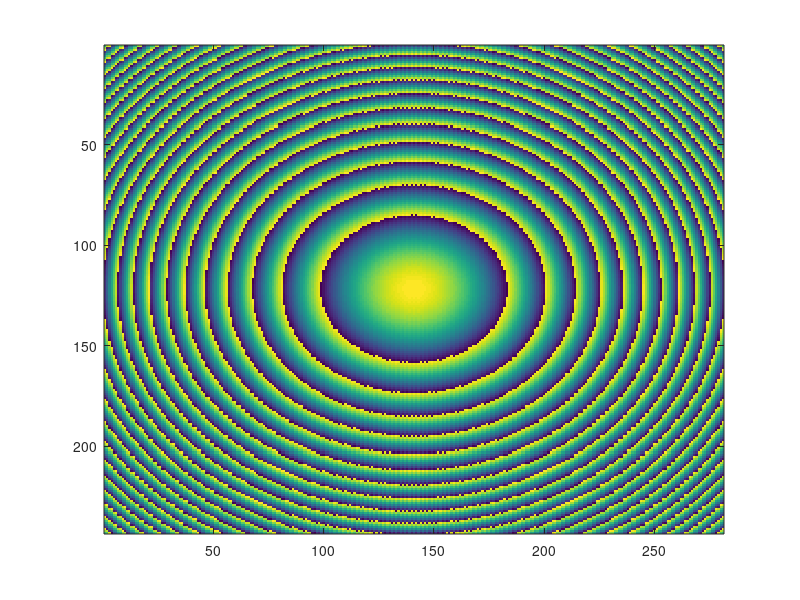
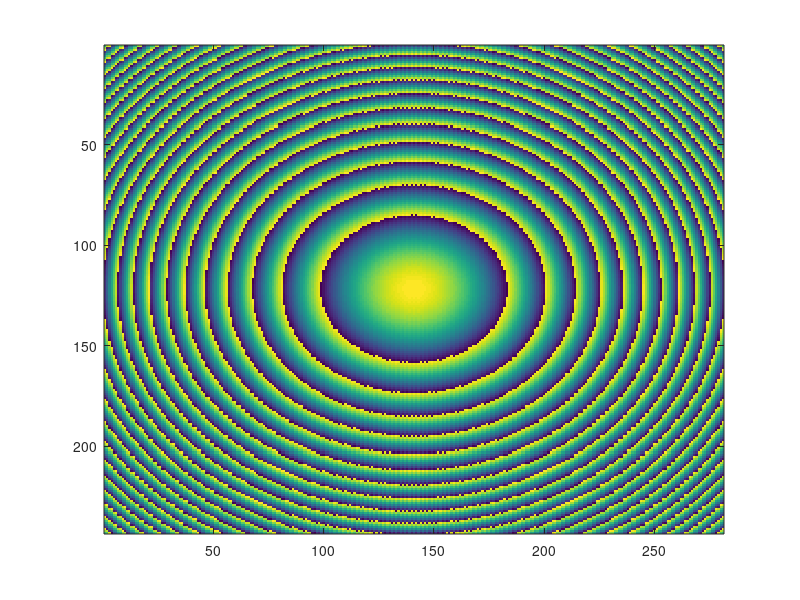

The MATLAB source for these figures, in order:
close all;
clear all;
clc;

tic

%% The start of the phase map code
                Vortex = 0;
                Px=0.41; %period in x in um (distance between pillar centres)
                
                Py=((Px).*sqrt(3))./2; %period in y in um, for a honeycomb arrangement, change to just Px for square grid

                f=200;    %focal length in um

                pix=100;  %aperture or lens diameter size in um
                
                lambda = 0.561;    %this is the wavelength in um for the equation                
                lam = lambda.*1000;
                
                NA = pix./(2.*f);
                
                fprintf('The focal length is %dum \n',f)
                fprintf('The lens size/diameter is %dum \n',pix)
                fprintf('The wavelength is %dnm \n',lam)
                fprintf('The Numerical Aperture is is %.2f \n',NA)
 %%                              
                sizes =importdata('10_SiNx_Pillars_561nm.txt');     %this is where you input the data file from CST with your pillar and corresponding phase values
%                 sizes = sizes(:,1)

                FileName = sprintf('VortexLens_d%dum_f%dum_%dnm_%.2fNA_l1', pix,f,lam,NA);        %the file name, can modify to be based on date, time etc
                [status, msg, msgID] = mkdir(FileName)
                
 %% Produces the number of pixels within the lens size, and checks if odd or even              
Rx = single((pix - (mod(pix,Px)))/Px);      %mod returns remainder after division, so Rx divides the aperture up into an integer number of pixels, Px

if mod(Rx,2) ~= 0           %if remainder of Rx,2 is not zero, i.e. odd number, subtract 1
    
    Rx = Rx - 1;            %fixes the issue where you have an even number of pixels, helpful for calculating only quarter of a lens to speed up
    
end

Ry = single((pix - (mod(pix,Py)))/Py);

if mod(Ry,2) ~= 0
        
    Ry = Ry - 1;                %same as above for Y direction   
    
end
%% generates 2D meshgrids for X,Y coordinates and corresponding phase based on vectors on Rx and Ry

x1 = linspace((-Rx./2).*Px,(Rx./2).*Px,Rx+1);       %makes a vector x1 with evenly spaced coordinates based on Rx
y1 = linspace((-Ry./2).*Py,(Ry./2).*Py,Ry+1);       %same but for Ry
sx = length(x1);                                    %checks size of x1
sy = length(y1);                                    %checks size of y1

Xcoord = (zeros(sx,sy));                            %makes a matrix that is sx*sy in size, which is 1 larger than Rx, as needs to contain "zeroth" pixel
Ycoord = (zeros(sx,sy));
phi  = (zeros(sx,sy));
Phi_Vortex = phi;

time1 = toc

%% Chooses values for x and y, to put into lens equation, and looks if honeycomb pattern, wraps phase as fraction of 1

for i = 1:sx   
    for j = 1:sy                                                          %make triangular lattice, for x row, based on if odd or even y value
        if mod(j,2) ~= 0                    % if j is even, do stuff
            x = x1(i);
            y = y1(j);
        else                                % if j is odd, do stuff
            x = x1(i) + Px./2;  
            y = y1(j);
        end        
        Xcoord(i,j) = x;    %these are for the output x and y coordinates in the text file
        Xcoord(i,j) = Xcoord(i,j);   %TRY AND CUT AWAY VALUES THAT GO OVER THE BORDER OF THE LENS SIZE (EVERY ODD COLUMN)
        Ycoord(i,j) = y;
    end       
end       
    phi = (-((2*pi./lambda).* ((sqrt( (f*f)+((Xcoord.^2)+(Ycoord.^2)) )-f)))); %write phase information to matrix based on triangular lattice location
    %phi is in multiples of 2pi, have to wrap phase
        
   %%   phase plate
   vort = atan2d(Xcoord,Ycoord);
   vort = vort+180;
%%    wrap phase

phib=phi;    
phi = phi./(2.*pi); %to make phase as a fraction of 2pi, same format as input file from CST. Can compare the two, as below

vortb = vort;
vort = vort./360;

i=0;
j=0;

for i=1:sx
    for j = 1:sy            
        while phib(i,j) < -360
            phib(i,j) = phib(i,j) + 360; %%this part is to wrap phase and create zones    
        end        
    end
end

i=0;
j=0;

for i=1:sx
    for j = 1:sy
            
        while phi(i,j) < -1
            phi(i,j) = phi(i,j) + 1; %%this part is to wrap phase and create zones
    
        end
        
    end
end
i=0;
j=0;
phi = phi + 1;

time2 = toc

%%  section to generate a circle to crop the lens area, convert from square matrix to circular matrix

diam = phi*0;       %make a zero matrix
vortdiam = vort*0;
combodiam = vort*0;
circ = diam;        %make a copy of diam
% Create a logical image of an ellipse with specified
% semi-major and semi-minor axes, center, and image size.
% First create the image.

imageSizeX = sy;
imageSizeY = sx;
[columnsInImage rowsInImage] = meshgrid(1:imageSizeX, 1:imageSizeY);        %make a 2D grid
% Next create the ellipse in the image.
centerX = sy/2;
centerY = sx/2;
radiusX = sy/2;
radiusY = sx/2;
ellipsePixels = (rowsInImage - centerY).^2 ./ radiusY^2 ...    %%finds difference between coordinate and centre, then squares to make positive, then divides by radius squared to normalise
    + (columnsInImage - centerX).^2 ./ radiusX^2 <= 1;  % ellipsePixels is a 2D "logical" array.

% Now, display it.

% figure(1)
% image(ellipsePixels) ;
% colormap([0 0 0; 1 1 1]);
% title('Binary image of a ellipse', 'FontSize', 20);

circ = ellipsePixels;

%% map pillars and round to nearest value onto equation of a lens

mask = phi;         %make a copy of phase matrix phi
vortmask = vort;

if Vortex ~= 1
    vortmask = 0;
end

combomask = mask + vortmask;

figure(2)
imagesc(mask)
if Vortex ==1
    figure(3)
    imagesc(vortmask)
end
figure(4)
imagesc(combomask)

for i=1:sx
    for j = 1:sy            
        while combomask(i,j) > 1
            combomask(i,j) = combomask(i,j) - 1; %%this part is to wrap phase and create zones    
        end        
    end
end

if Vortex == 1

figure(5)
imagesc(combomask)

else 

end


%%
% vortmask = vort;         %make a copy of phase matrix phi

for i=1:ceil(sx);        %only generate quarter of a lens
    for j=1:ceil(sy);
    if circ(i,j) == 1           %%only for circlular data in the ellipse
      
    test = sizes(:,2)-combomask(i,j);        %compares pillar phase and equation phase from phi
    index_neg = find(test<0);
    test(index_neg) = test(index_neg)+1;    
    % NEED TO delete the negative values, choose smallest positive value
    test2 = find(test==min(test));   
    
    if length(index_neg) == length(sizes)
        clear test2
        test2 = 1;
    end
    
    switch test2
        
        case 1
            combodiam(i,j) = sizes(1,1);
        case 2
            combodiam(i,j) = sizes(2,1);             
        case 3
            combodiam(i,j) = sizes(3,1);
        case 4
              combodiam(i,j) = sizes(4,1);
        case 5
              combodiam(i,j) = sizes(5,1);
        case 6                              %%All of these cases correspond to the number of chosen pillars, e.g. 8, 10, 16
              combodiam(i,j) = sizes(6,1);
        case 7
              combodiam(i,j) = sizes(7,1);
        case 8
              combodiam(i,j) = sizes(8,1); 
        case 9
              combodiam(i,j) = sizes(9,1); 
        case 10
              combodiam(i,j) = sizes(10,1); 
    end     
    clear test
    clear test2
    
    end
    
    end
end 
time4 = toc
% %% This part replicates the quarter lens into the other 3 quadrants, so don't need to calculate, symmetric
% diam(1:(ceil(sx/2)) , ((ceil(sy/2))+1):sy) = diam(1:(ceil(sx/2)) , 1:((floor(sy/2))));
% diam(1:(ceil(sx/2)) , ((ceil(sy/2))+1):sy) = fliplr(diam(1:(ceil(sx/2)) , ((ceil(sy/2))+1):sy));    
% diam(((ceil(sx/2))+1):sx , 1:sy) = diam(1:(floor(sx/2)) , 1:sy);
% diam(((ceil(sx/2))+1):sx , 1:sy) = flipud(diam(((ceil(sx/2))+1):sx , 1:sy));
%%

%% Make a file name to write data to with three headers
save_name = sprintf('%s/%s.mat',FileName, FileName)
save (save_name, 'combodiam')
time5 = toc
%% Plot the lens in terms of pillar diameter
if Vortex == 1
  
    time6 = toc
% T
fig = figure 
imagesc(combodiam)       
save_fig = sprintf('%s/%s.fig',FileName, FileName)
savefig(fig,save_fig)
else

end
